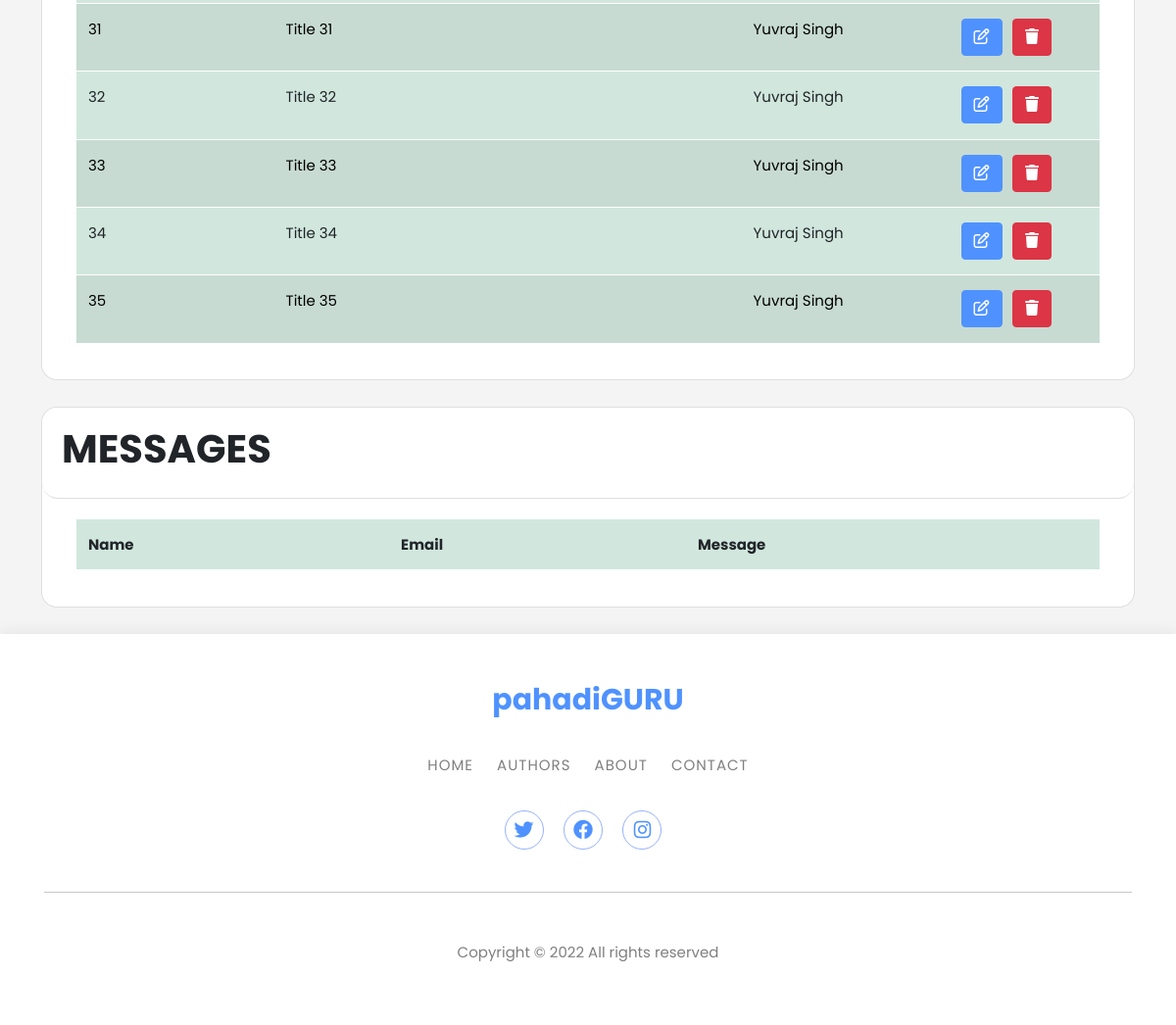
Page /admin (signed in, lower part) on the earlier database version.
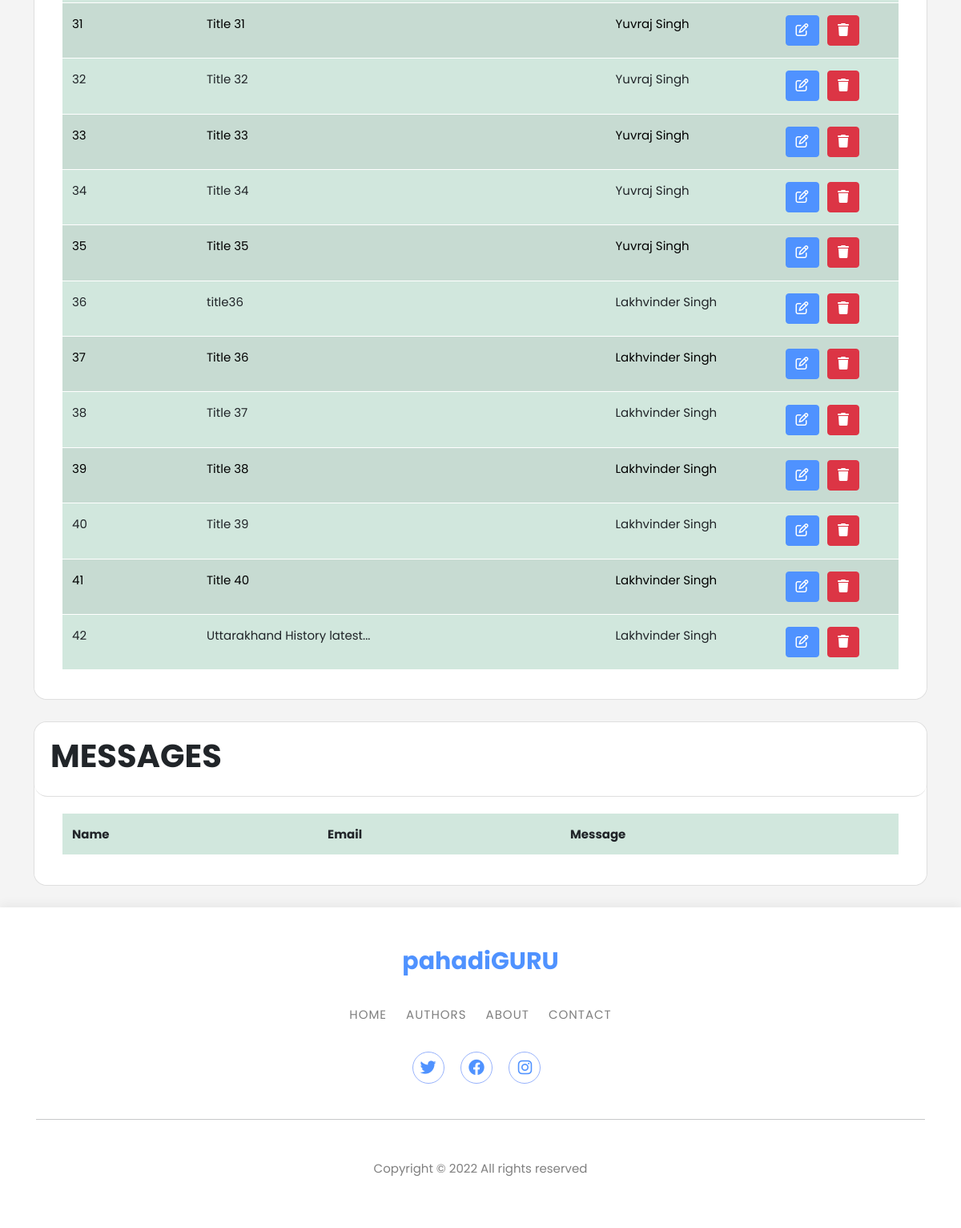
Same page on the later database version.
### app.py (models this page shows)
class Posts(db.Model):
    id = db.Column(db.Integer, primary_key=True)
    title = db.Column(db.String(50), nullable=False)
    category = db.Column(db.String(50), nullable=False)
    content = db.Column(db.String(500), nullable=False)
    date_added = db.Column(db.Date, default=date.today)
    date_time = db.Column(db.DateTime, default=datetime.utcnow)
    poster_id = db.Column(db.Integer, db.ForeignKey('users.id'))
    likes=db.relationship('Likes',backref='post',passive_deletes=True)
    views=db.relationship('Views',backref='post',passive_deletes=True)

class Users(db.Model, UserMixin):
    id = db.Column(db.Integer, primary_key=True)
    username = db.Column(db.String(20), unique=True, nullable=False)
    name = db.Column(db.String(50), nullable=False)
    email = db.Column(db.String(150), nullable=False)
    phone = db.Column(db.String(50), nullable=False)
    date_added = db.Column(db.Date, default=date.today)
    about_author = db.Column(db.String(500), nullable=False)
    security_question = db.Column(db.String(50), nullable=False)
    security_answer = db.Column(db.String(50), nullable=False)
    password_hash = db.Column(db.String(128))
    role = db.Column(db.String(10), default='User')
    posts = db.relationship('Posts', backref='poster')
    likes=db.relationship('Likes',backref='user',passive_deletes=True)
    profile_pic=db.Column(db.String(), nullable=True)

### app.py (the view)
@app.route('/admin', methods=['GET', 'POST'])
@login_required
def admin():
    id = current_user.id
    if id == 1 or current_user.role == 'Admin':
        users = Users.query.all()
        posts = Posts.query.all()
        msg = Contact.query.all()
        return render_template('admin.html', users=users, posts=posts, msg=msg)
    else:
        flash("You are not admin")
        return redirect(url_for('home'))

### app.py (called while the page is built)
@login_manager.user_loader
def load_user(user_id):
    return Users.query.get(int(user_id))

### templates/admin.html (shortened to what this page needs)
{% extends 'admin_base.html' %}
{% block content %}
<br>
<br>
<div class="card rounded-4">
    <div class="card-body rounded-4">
        <div class="container">
            <div class="row">
                <div class="col rounded-4"  style="min-width: 14.125rem;" >
                    <table class="table table-success table-striped">
                        <tbody>
                            {% for post in posts %}
                                <tr>
                                    <td>{{ post.id }}</td>
                                    <td>{{ post.title|truncate(30) }}</td>
                                    <td>{{ post.poster.name }}</td>
                                    <td>
                                        <a href="{{url_for('edit_post',id=post.id)}}" class="btn btn-primary"><i class="fa-regular fa-pen-to-square"></i></a>
                                        <a onclick="return confirm('Are you sure you want to delete this post?');" href="{{url_for('delete_post',id=post.id)}}" class="btn btn-danger"><i class="fas fa-trash"></i></a>
                                    </td>
                                </tr>
                            {% endfor %}
                        </tbody>
                    </table>
                </div>
            </div>
        </div>
    </div>
</div>
<br>
<div class="card rounded-4">
    <div class="card-header rounded-4" style="display: flex; justify-content: space-between; align-items: center;">
        <div>
        <h1 class="text-uppercase font-weight-bold text-center">Messages</h1>
        </div>
    </div>
    <div class="card-body rounded-4">
        <div class="container">
            <div class="row">
                <div class="col rounded-4"  style="min-width: 14.125rem;" >
                    <table class="table table-success table-striped">
                        <thead>
                            <tr>
                                <th>Name</th>
                                <th>Email</th>
                                <th>Message</th>
                            </tr>
                        </thead>
                    </table>
                </div>
            </div>
        </div>
    </div>
</div>
    <br>
{% endblock %}

Differences in the rows shown:
added Posts: id "36", title "title36", poster.name "Lakhvinder Singh"
added Posts: id "37", title "Title 36", poster.name "Lakhvinder Singh"
added Posts: id "38", title "Title 37", poster.name "Lakhvinder Singh"
added Posts: id "39", title "Title 38", poster.name "Lakhvinder Singh"
added Posts: id "40", title "Title 39", poster.name "Lakhvinder Singh"
added Posts: id "41", title "Title 40", poster.name "Lakhvinder Singh"
added Posts: id "42", title "Uttarakhand History latest...", poster.name "Lakhvinder Singh"
